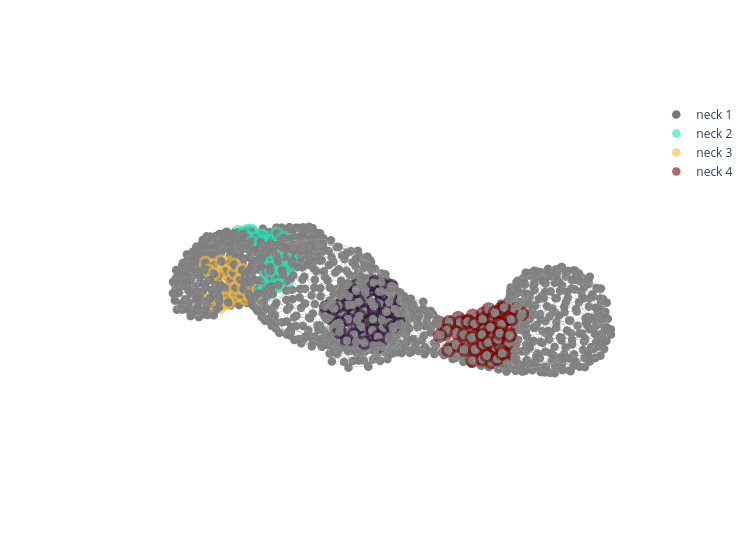

Notebook cell for this chart:
### Code cell
fig = plot_organoid_graph(
    G,
    node_values=None,
    backend=BACKEND,
    view=VIEW,
    node_size=NODE_SIZE,
    edge_width=EDGE_WIDTH,
)

# --- Overlay: one region per neck (so each neck can get its own color) ---
regions = [set(map(int, c)) for c in (dbg["necks_grow"] or [])]  # necks is typically list[set[int]] already

# Decide whether to use single-color or colormap
overlay_colors = [CRYPT_OVERLAY_COLOR] if CRYPT_OVERLAY_COLOR else None
overlay_colorscale = None if CRYPT_OVERLAY_COLOR else CRYPT_OVERLAY_COLORSCALE

if regions:
    add_region_overlays(
        fig, G, regions,
        backend="plotly",
        colors=overlay_colors,
        colorscale=overlay_colorscale,
        size=NODE_SIZE * CRYPT_OVERLAY_SIZE_MULT,
        name_prefix="neck",
        alpha=CRYPT_OVERLAY_ALPHA,
    )

fig
